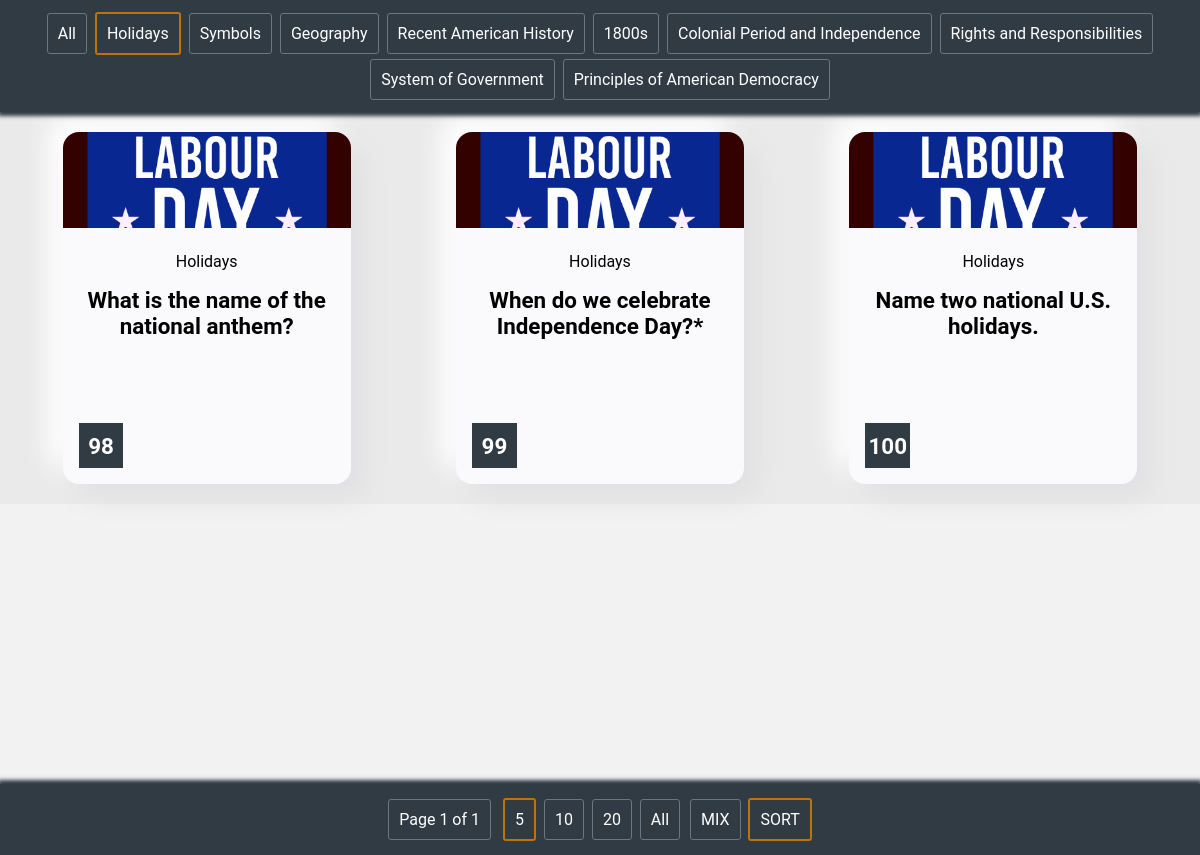
/cards/?question_group=Holidays&num-objects=5, run on the app's committed database.
### cards/models.py (models this page shows, shortened)
class Question(models.Model):
    question_text = models.CharField(max_length=2000, default='')
    question_text.verbose_name = 'question'
    question_number = models.IntegerField(default=0)
    question_number.verbose_name = '#'
    pub_date = models.DateTimeField('date published')
    question_group = models.CharField(max_length=600, default='')
    question_group.verbose_name = 'group'
    question_group_title = models.CharField(max_length=600, default='')
    question_group_title.verbose_name = 'series'

### cards/views.py (the view, shortened to what this page needs)
# urls.py: path('', views.IndexView.as_view(), name='index'),
class IndexView(generic.ListView):
    template_name = 'cards/index.html'
    questions_all = list(Question.objects.all().order_by('question_number'))
    paginate_by = "5"
    def get_queryset(self):
        questions_for_return = []
        get_request = self.request.GET
        if not self.request.session.session_key:
            self.request.session.create()
        self.request.session.set_expiry(7200)
        all_questions_for_return = []
        for i in self.request.session.get('order', list(range(0, len(self.questions_all)))):
            all_questions_for_return.append(self.questions_all[i])
        if get_request.get('question_group'):
            group_current = get_request.get('question_group')
            if group_current.__eq__("All"):
                return all_questions_for_return
            else:
                for q in all_questions_for_return:
                    if q.question_group.__eq__(group_current):
                        questions_for_return.append(q)
                return questions_for_return
        return all_questions_for_return
    def get_context_data(self, **kwargs):
        context = super(IndexView, self).get_context_data(**kwargs)
        get_request = self.request.GET
        current_group = "All"
        if get_request.get('question_group'):
            current_group = get_request.get('question_group')
        context['current_group'] = current_group
        groups_list = list(Question.objects.values_list('question_group', flat=True).distinct())
        groups_list.insert(0, "All")
        context['groups_list'] = groups_list
        page = 1
        if get_request.get('page'):
            page = get_request.get('page')
        paginate_by_user = self.request.session.get('paginate-by-user', self.paginate_by)
        if get_request.get('num-objects'):
            paginate_by_user = get_request.get('num-objects')
        self.request.session['paginate-by-user'] = paginate_by_user
        context['num_objects'] = paginate_by_user
        context['num_objects_array'] = ["5", "10", "20", "All"]
        if self.request.session.get('order_type', "straight").__eq__("mix"):
            context['mix_order'] = True
        else:
            context['mix_order'] = False
        if paginate_by_user.__eq__("All"):
            context['latest_question_list'] = self.get_queryset()
        else:
            paginator = Paginator(self.get_queryset(), int(paginate_by_user))
            context['latest_question_list'] = paginator.get_page(page)
        return context

### cards/templates/cards/index.html (shortened to what this page needs)
<!DOCTYPE html>
<html lang="en">
{% load static %}
<head>
</head>
<body>
<link rel="stylesheet" type="text/css" href="{% static 'cards/style.css' %}">
{% if latest_question_list %}
<div class="header">
    {% for group in groups_list %}
    <div class="group-link-container">
        <a class="group-link{% ifequal current_group group %} highlighted{% endifequal %}"
           href="?question_group={{ group }}&num-objects={{ num_objects }}">{{ group }}</a>
    </div>
    {% endfor %}
</div>
<div class="cards_container">
    <div class="cards">
        {% for question in latest_question_list %}
        <div class="center">
            <div class="property-card">
                <div class="property-image"
                     style="background-image:url('{% static 'cards/img' %}/{{ question.question_group|slice:5|slugify }}.png')">
                </div>
                <div class="property-description">
                    <p> {{ question.question_group }} </p>
                    <h5>{{ question.question_text }}</h5>
                </div>
                <div class="property-question-number">
                    <div class="question-number"><h5>{{ question.question_number }}</h5></div>
                </div>
            </div>
        </div>
        {% endfor %}
    </div>
</div>
<div class="footer">
    <div class="pagination">
        <span class="step-links ">
            {% if latest_question_list.has_previous and latest_question_list.has_next %}
                 <span class="group-link"> {{ latest_question_list.number }} / {{ latest_question_list.paginator.num_pages }}</span>
            {% elif latest_question_list.paginator.num_pages %}
                 <span class="group-link">Page {{ latest_question_list.number }} of {{ latest_question_list.paginator.num_pages }}</span>
            {% endif %}
        </span>
    </div>
    <div class="pagination">
        {% for i in num_objects_array %}
        <a class="group-link{% ifequal num_objects i %} highlighted{% endifequal %}"
           href="?question_group={{ current_group }}&num-objects={{ i }}">{{ i }}</a>
        {% endfor %}
        <a class="group-link{% if mix_order %} highlighted{% endif %} separator"
           href="?question_group={{ current_group }}&num-objects={{ num_objects }}&order=mix">MIX</a>
        <a class="group-link{% if not mix_order %} highlighted{% endif %}"
           href="?question_group={{ current_group }}&num-objects={{ num_objects }}&order=straight">SORT</a>
    </div>
</div>
{% else %}
<h5>No cards are available.</h5>
{% endif %}
</body>
</html>

### cards/static/cards/style.css (style rules this page uses)
body { margin: 0; background-color: #f2f2f2; font-family: 'RobotoDraft', 'Roboto', sans-serif; -webkit-font-smoothing: antialiased; }
* { -webkit-box-sizing: border-box; box-sizing: border-box; }
h5 { margin: 0px; font-size: 1.4em; font-weight: 700; }
.center { height: 100%; width: 100%; display: flex; justify-content: center; align-items: center; }
.cards { display: grid; grid-gap: 20px; padding: 20px; background: #eaeaea; }
@media (min-width: 650px) { .cards { grid-template-columns: repeat(2, 1fr); } }
@media (min-width: 960px) { .cards { grid-template-columns: repeat(3, 1fr); } }
.header { position: sticky; z-index: 100; margin: 0; padding: 10px; background: #303b44; top: 0; box-shadow: 0px 2px 4px 2px #303b44; min-height: 8vh; text-align: center; }
.cards_container { position: relative; min-height: 84vh; }
.footer { position: sticky; z-index: 100; margin: 0; background: #303b44; bottom: 0; box-shadow: 0px -2px 4px 2px #303b44; left: 0; width: 100%; min-height: 8vh; text-align: center; padding: 10px; }
.group-link { color: white; text-decoration: none; text-align: center; border-radius: 3px; border: 1px solid #6e767c; padding: 10px; cursor: pointer; margin: 2px; display: inline-block; }
.group-link-container { display: inline-block; }
.property-card { height: 22em; width: 18em; display: -webkit-box; display: -ms-flexbox; display: flex; -webkit-box-orient: vertical; -webkit-box-direction: normal; -ms-flex-direction: column; flex-direction: column; position: relative; -webkit-transition: all 0.4s cubic-bezier(0.645, 0.045, 0.355, 1); -o-transition: all 0.4s cubic-bezier(0.645, 0.045, 0.355, 1); transition: all 0.4s cubic-bezier(0.645, 0.045, 0.355, 1); border-radius: 16px; overflow: hidden; -webkit-box-shadow: 15px 15px 27px #e1e1e3, -15px -15px 27px #ffffff; box-shadow: 15px 15px 27px #e1e1e3, -15px -15px 27px #ffffff; cursor: pointer; }
.property-image { height: 6em; width: 18em; position: Absolute; top: 0px; -webkit-transition: all 0.4s cubic-bezier(0.645, 0.045, 0.355, 1); -o-transition: all 0.4s cubic-bezier(0.645, 0.045, 0.355, 1); transition: all 0.4s cubic-bezier(0.645, 0.045, 0.355, 1); background-size: cover; background-repeat: no-repeat; }
.property-description { background-color: #FAFAFC; height: 16em; width: 18em; position: absolute; bottom: 0em; -webkit-transition: all 0.4s cubic-bezier(0.645, 0.045, 0.355, 1); -o-transition: all 0.4s cubic-bezier(0.645, 0.045, 0.355, 1); transition: all 0.4s cubic-bezier(0.645, 0.045, 0.355, 1); padding: 0.5em 1em; text-align: center; }
.property-question-number { width: 2.8em; height: 2.8em; background-color: #303b44; position: absolute; bottom: 1em; left: 1em; -webkit-transition: all 0.4s cubic-bezier(0.645, 0.045, 0.355, 1); -o-transition: all 0.4s cubic-bezier(0.645, 0.045, 0.355, 1); transition: all 0.4s cubic-bezier(0.645, 0.045, 0.355, 1); }
div.question-number { color: white; display: block; text-align: center; top: 50%; position: absolute; transform: translateY(-50%); left: 0; right: 0; }
.pagination { display: inline-block; margin: 2px; }
.separator { margin-left: 4px; }
.highlighted { border: 2px solid #bd7407; }

### data on the page
Question: question_text "What is the name of the national anthem?", question_number "98"
Question: question_text "When do we celebrate Independence Day?*", question_number "99"
Question: question_number "100"

### other printed values
{{ group }} "All" "Holidays" "Symbols" "Geography" "Recent American History" "1800s" "Colonial Period and Independence" "Rights and Responsibilities" "System of Government" "Principles of American Democracy"
{{ latest_question_list.number }} "1"
{{ latest_question_list.paginator.num_pages }} "1"
{{ i }} "5" "10" "20" "All"
